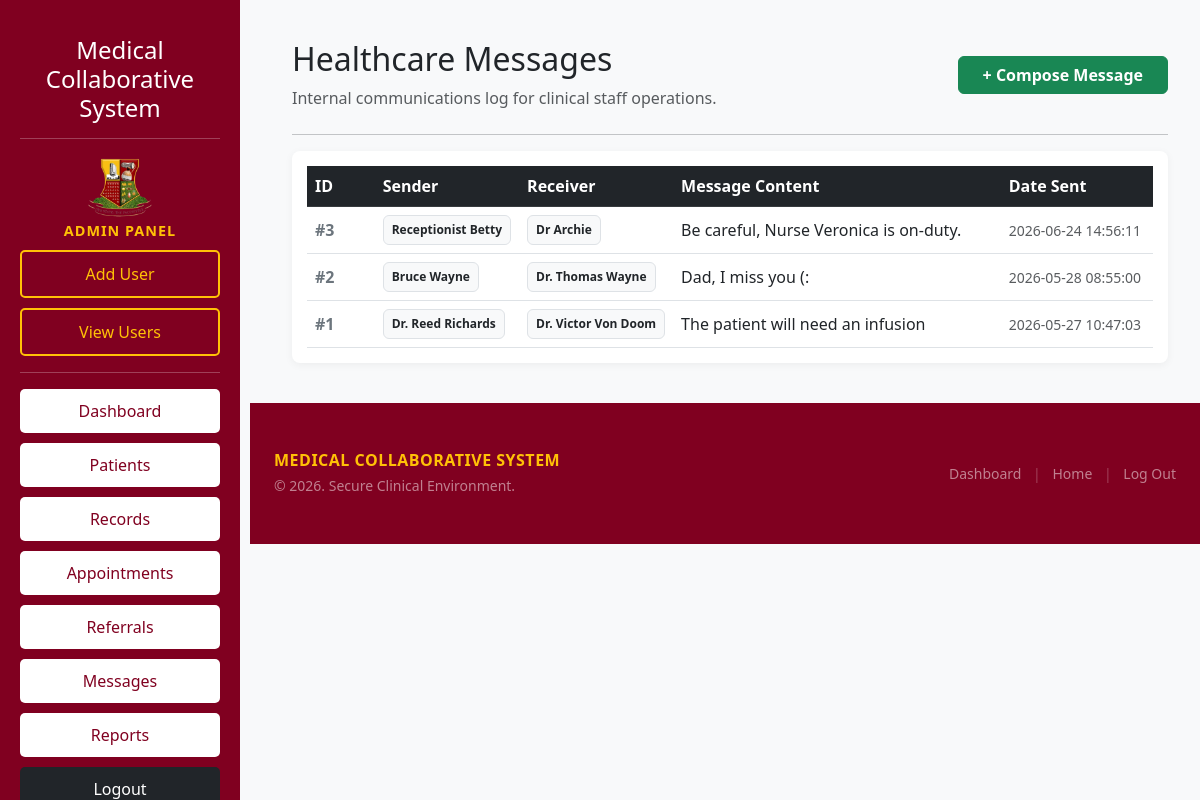
/messages/view_messages.php (signed in), run on the app's committed database.
### tables this page shows
CREATE TABLE `messages` (
  `message_id` int(11) NOT NULL,
  `sender` varchar(100) DEFAULT NULL,
  `receiver` varchar(100) DEFAULT NULL,
  `message` text DEFAULT NULL,
  `date_sent` timestamp NOT NULL DEFAULT current_timestamp()
);

### messages/view_messages.php (the view, shortened to what this page needs)
<?php
require_once("../db_connect.php");
$query = "SELECT * FROM messages ORDER BY date_sent DESC";
$result = mysqli_query($conn, $query);
?>
<!DOCTYPE html>
<html lang="en">
<head>
    <link href="https://cdn.jsdelivr.net/npm/bootstrap@5.3.0/dist/css/bootstrap.min.css" rel="stylesheet">
</head>
<body>
    <?php include("../includes/sidebar.php"); ?>
    <div class="main-content">
        <div class="container-fluid">
            <div class="d-flex justify-content-between align-items-center mb-4">
                <div>
                    <h2>Healthcare Messages</h2>
                    <p class="text-muted mb-0">Internal communications log for clinical staff operations.</p>
                </div>
                <a href="send_message.php" class="btn btn-success fw-bold px-4">
                    + Compose Message
                </a>
            </div>
            <hr>
            <div class="table-responsive mt-3">
                <table class="table table-hover align-middle mb-0">
                    <thead class="table-dark">
                        <tr>
                            <th width="8%">ID</th>
                            <th width="15%">Sender</th>
                            <th width="15%">Receiver</th>
                            <th>Message Content</th>
                            <th width="18%">Date Sent</th>
                        </tr>
                    </thead>
                    <tbody>
                        <?php
                        if ($result && mysqli_num_rows($result) > 0):
                            while($row = mysqli_fetch_assoc($result)):
                        ?>
                            <tr>
                                <td class="fw-bold text-secondary">
                                    #<?php echo htmlspecialchars($row['message_id'] ?? $row['id']); ?>
                                </td>
                                <td>
                                    <span class="badge bg-light text-dark p-2 border"><?php echo htmlspecialchars($row['sender']); ?></span>
                                </td>
                                <td>
                                    <span class="badge bg-light text-dark p-2 border"><?php echo htmlspecialchars($row['receiver']); ?></span>
                                </td>
                                <td class="text-wrap" style="max-width: 400px;">
                                    <?php echo nl2br(htmlspecialchars($row['message'])); ?>
                                </td>
                                <td class="text-muted small">
                                    <?php echo htmlspecialchars($row['date_sent']); ?>
                                </td>
                            </tr>
                        <?php
                            endwhile;
                        endif; ?>
                    </tbody>
                </table>
            </div>
        </div>
    </div>
<footer>
<?php include("../includes/footer.php"); ?>
</footer>
</body>
</html>

### includes/sidebar.php (shortened to what this page needs)
<link rel="stylesheet" href="/medical_collab_system/assets/css/sidebar.css">
<div class="sidebar">
    <h4 class="text-center mt-3 text-white">Medical Collaborative System</h4>
    <hr class="text-white">
<center>
<img
src="/medical_collab_system/assets/images/logo.png"
width="80">
</center>
    <?php if (isset($_SESSION['role']) && $_SESSION['role'] === "Admin"): ?>
        <div class="admin-links mb-3">
            <p class="text-center fw-bold mb-2 admin-title">ADMIN PANEL</p>
            <a href="/medical_collab_system/users/create_user.php" class="nav-link-btn admin-btn">
                Add User
            </a>
            <a href="/medical_collab_system/users/view_users.php" class="nav-link-btn admin-btn">
                View Users
            </a>
            <hr class="text-white">
        </div>
    <?php endif; ?>
    <a href="/medical_collab_system/dashboard.php" class="nav-link-btn">
        Dashboard
    </a>
    <a href="/medical_collab_system/patients/view_patients.php" class="nav-link-btn">
        Patients
    </a>
    <a href="/medical_collab_system/medical_records/view_records.php" class="nav-link-btn">
        Records
    </a>
    <a href="/medical_collab_system/appointments/view_appointments.php" class="nav-link-btn">
        Appointments
    </a>
    <a href="/medical_collab_system/referrals/view_referrals.php" class="nav-link-btn">
        Referrals
    </a>
    <a href="/medical_collab_system/messages/view_messages.php" class="nav-link-btn">
        Messages
    </a>
    <a href="/medical_collab_system/reports/reports.php" class="nav-link-btn">
        Reports
    </a>
    <a href="/medical_collab_system/logout.php" class="nav-link-btn logout-btn">
        Logout
    </a>
</div>

### includes/footer.php (shortened to what this page needs)
<footer class="text-light mt-auto py-5" style="background: #800020; margin-left: 250px; border: none;">
    <div class="container-fluid px-4">
        <div class="row align-items-center gy-3">
            <div class="col-md-6 text-center text-md-start">
                <h6 class="text-uppercase fw-bold mb-1 tracking-wider" style="color: #ffc107; letter-spacing: 0.5px;">
                    Medical Collaborative System
                </h6>
                <p class="text-white-50 small mb-0">&copy; <?php echo date('Y'); ?>. Secure Clinical Environment.</p>
            </div>
            <div class="col-md-6 text-center text-md-end">
                <ul class="list-inline mb-0 small">
                    <li class="list-inline-item">
                        <a href="/medical_collab_system/dashboard.php" class="text-white-50 text-decoration-none text-hover-gold">Dashboard</a>
                    </li>
                    <li class="list-inline-item text-white-50 opacity-50">|</li>
                    <li class="list-inline-item">
                        <a href="/medical_collab_system/index.php" class="text-white-50 text-decoration-none text-hover-gold">Home</a>
                    </li>
                    <li class="list-inline-item text-white-50 opacity-50">|</li>
                    <li class="list-inline-item">
                        <a href="/medical_collab_system/logout.php" class="text-white-50 text-decoration-none text-hover-gold">Log Out</a>
                    </li>
                </ul>
            </div>
        </div>
    </div>
</footer>

### assets/css/sidebar.css (style rules this page uses)
.sidebar { width: 240px; height: 100vh; background: #800020; padding: 20px; position: fixed; top: 0; left: 0; overflow-y: auto; z-index: 1000; }
.sidebar .nav-link-btn { display: block; width: 100%; background: #ffffff; color: #800020; font-weight: 500; padding: 10px 15px; margin-bottom: 10px; border-radius: 5px; text-decoration: none; text-align: center; transition: all 0.2s ease-in-out; }
.sidebar .admin-title { color: #ffc107; font-size: 0.9rem; letter-spacing: 1px; }
.sidebar .admin-btn { background: transparent; color: #ffc107; border: 2px solid #ffc107; }
.sidebar .logout-btn { background: #212529; color: #ffffff; }

### messages/view_messages.php (style rules this page uses)
body { background-color: #f8f9fa; }
.main-content { margin-left: 260px; padding: 40px 20px; }
.table-responsive { background: #ffffff; border-radius: 8px; padding: 15px; box-shadow: 0 2px 8px rgba(0,0,0,0.05); }

### includes/footer.php (style rules this page uses)
.text-hover-gold { transition: color 0.2s ease-in-out; }

### data on the page
messages: message_id "3", sender "Receptionist Betty", receiver "Dr Archie", message "Be careful, Nurse Veronica is on-duty.", date_sent "2026-06-24 14:56:11"
messages: message_id "2", sender "Bruce Wayne", receiver "Dr. Thomas Wayne", message "Dad, I miss you (:", date_sent "2026-05-28 08:55:00"
messages: message_id "1", sender "Dr. Reed Richards", receiver "Dr. Victor Von Doom", message "The patient will need an infusion", date_sent "2026-05-27 10:47:03"
